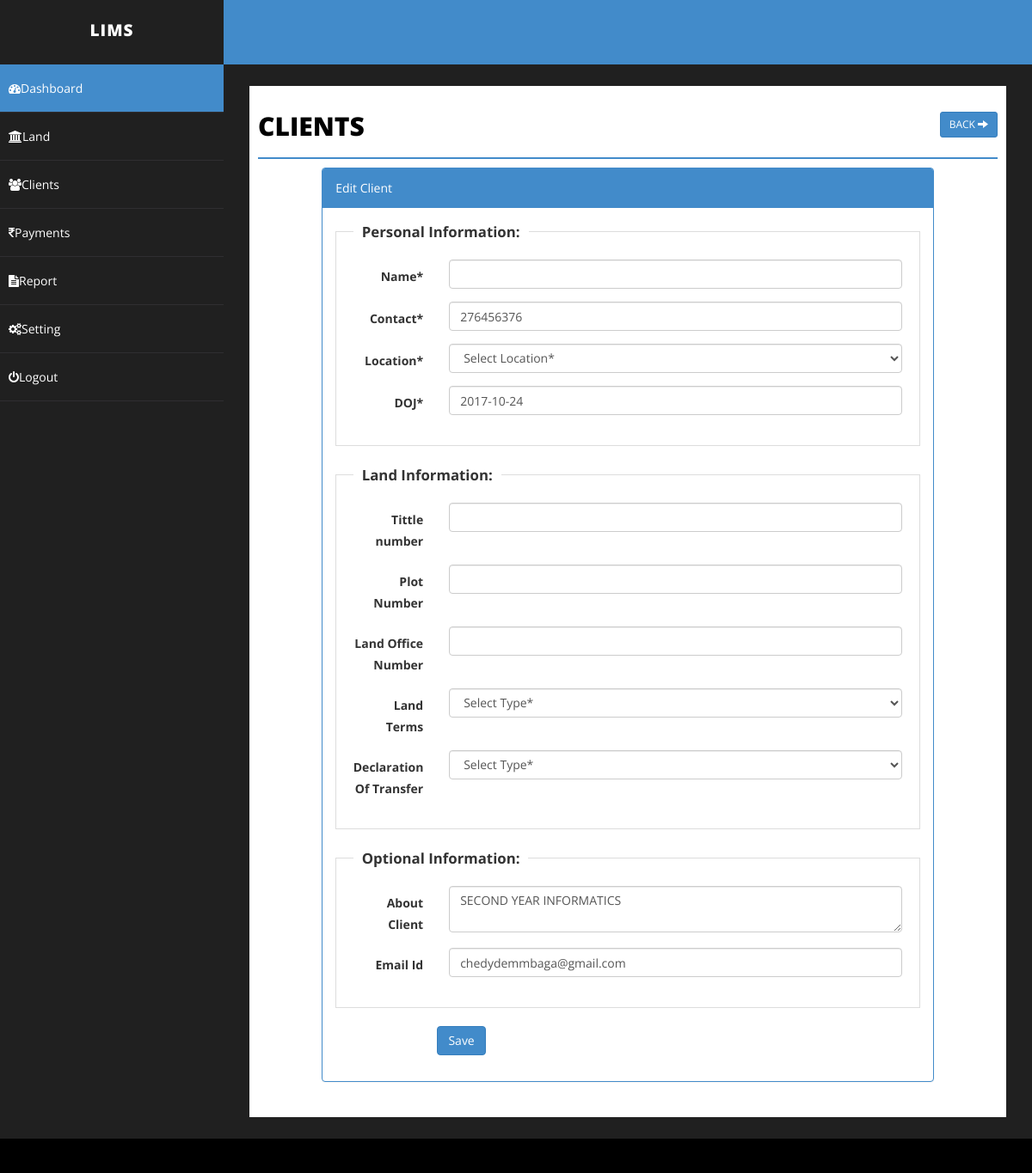
Page /clients.php?action=edit&id=1 (signed in) on the committed database.
### tables this page shows
CREATE TABLE IF NOT EXISTS `clients` (
  `id` int(255) NOT NULL AUTO_INCREMENT,
  `emailid` varchar(255) NOT NULL,
  `cname` varchar(255) NOT NULL,
  `joindate` datetime NOT NULL,
  `about` text NOT NULL,
  `dot` varchar(255) NOT NULL,
  `contact` varchar(255) NOT NULL,
  `tittle_no` int(255) NOT NULL,
  `location` varchar(255) NOT NULL,
  `plot_no` int(255) NOT NULL,
  `delete_status` enum('0','1') NOT NULL DEFAULT '0',
  PRIMARY KEY (`id`)
);

### clients.php (the view, shortened to what this page needs)
<?php
include("php/dbconnect.php");
$emailid='';
$sname='';
$joindate = '';
$contact='';
$balance = '';
$land_terms = '';
$office_number = '';
$fees='';
$about = '';
$dot='';
$action = "add";
if(isset($_GET['action']) && $_GET['action']=="edit" ){
$id = isset($_GET['id'])?mysqli_real_escape_string($conn,$_GET['id']):'';
$sqlEdit = $conn->query("SELECT * FROM clients WHERE id='".$id."'");
if($sqlEdit->num_rows)
{
$rowsEdit = $sqlEdit->fetch_array();
extract($rowsEdit);
$action = "update";
}else
{
$_GET['action']="";
}
}
?>
<!DOCTYPE html>
<html xmlns="http://www.w3.org/1999/xhtml">
<head>
    <link href="css/bootstrap.css" rel="stylesheet" />
    <link href="css/font-awesome.css" rel="stylesheet" />
    <link href="css/basic.css" rel="stylesheet" />
    <link href="css/custom.css" rel="stylesheet" />
	<link href="css/ui.css" rel="stylesheet" />
	<link href="css/datepicker.css" rel="stylesheet" />
</head>
<?php
include("php/header.php");
?>
        <div id="page-wrapper">
            <div id="page-inner">
                <div class="row">
                    <div class="col-md-12">
                        <h1 class="page-head-line">Clients
						<?php
						echo (isset($_GET['action']) && @$_GET['action']=="add" || @$_GET['action']=="edit")?
						' <a href="clients.php" class="btn btn-primary btn-sm pull-right">Back <i class="glyphicon glyphicon-arrow-right"></i></a>':'<a href="clients.php?action=add" class="btn btn-primary btn-sm pull-right"><i class="glyphicon glyphicon-plus"></i> Add </a>';
						?>
						</h1>
                    </div>
                </div>
        <?php
		 if(isset($_GET['action']) && @$_GET['action']=="add" || @$_GET['action']=="edit")
		 {
		?>
                <div class="row">
                    <div class="col-sm-10 col-sm-offset-1">
               <div class="panel panel-primary">
                        <div class="panel-heading">
                           <?php echo ($action=="add")? "Add Client": "Edit Client"; ?>
                        </div>
						<form action="clients.php" method="post" id="signupForm1" class="form-horizontal">
                        <div class="panel-body">
						<fieldset class="scheduler-border" >
						 <legend  class="scheduler-border">Personal Information:</legend>
						<div class="form-group">
								<label class="col-sm-2 control-label" for="Old">Name* </label>
								<div class="col-sm-10">
									<input type="text" class="form-control" id="sname" name="sname" value="<?php echo $sname;?>"  />
								</div>
							</div>
						<div class="form-group">
								<label class="col-sm-2 control-label" for="Old">Contact* </label>
								<div class="col-sm-10">
									<input type="text" class="form-control" id="contact" name="contact" value="<?php echo $contact;?>" maxlength="14" />
								</div>
							</div>
						<div class="form-group">
								<label class="col-sm-2 control-label" for="Old">Location* </label>
								<div class="col-sm-10">
									<select  class="form-control" id="location" name="location" >
									<option value="" >Select Location*</option>
									</select>
								</div>
						</div>
						<div class="form-group">
								<label class="col-sm-2 control-label" for="Old">DOJ* </label>
								<div class="col-sm-10">
									<input type="text" class="form-control" id="joindate" name="joindate" value="<?php echo  ($joindate!='')?date("Y-m-d", strtotime($joindate)):'';?>" style="background-color: #fff;" readonly />
								</div>
							</div>
						 </fieldset>
							<fieldset class="scheduler-border" >
						 <legend  class="scheduler-border">Land Information:</legend>
						<div class="form-group">
								<label class="col-sm-2 control-label" for="Old">Tittle number </label>
								<div class="col-sm-10">
									<input type="text" class="form-control" id="fees" name="fees" value="<?php echo $fees;?>" <?php echo ($action=="update")?"enabled":""; ?>  />
								</div>
						</div>
						<div class="form-group">
								<label class="col-sm-2 control-label" for="Old">Plot Number </label>
								<div class="col-sm-10">
									<input type="text" class="form-control"  id="balance" name="balance"value="<?php echo $balance;?>" <?php echo ($action=="update")?"enabled":""; ?>  />
								</div>
						</div>
                        <div class="form-group">
								<label class="col-sm-2 control-label" for="Password">Land Office Number</label>
								<div class="col-sm-10">
	                        <input type="text" class="form-control" id="office_number" name="office_number"value= "<?php echo $office_number;?>" <?php echo ($action=="update")?"enabled":""; ?>  />
								</div>
							</div>
						<div class="form-group">
								<label class="col-sm-2 control-label" for="Password"> Land Terms </label>
								<div class="col-sm-10">
                                    <select  class="form-control" id="land_terms" name="land_terms" value="<?php echo $land_terms;?>" <?php echo ($action=="update")?"enabled":""; ?>  />
									<option value="">Select Type*</option>
								</div>
							</div>
					  <div class="form-group">
								<label class="col-sm-2 control-label" for="Password"> Declaration Of Transfer</label>
								<div class="col-sm-10">
                                    <select  class="form-control" id="dot" name="dot" value="<?php echo $dot;?>" <?php echo($action=="update")?"enabled":""; ?>  />
									<option value="">Select Type*</option>
								</div>
							</div>
							</fieldset>
							 <fieldset class="scheduler-border" >
						 <legend  class="scheduler-border">Optional Information:</legend>
							<div class="form-group">
								<label class="col-sm-2 control-label" for="Password">About Client </label>
								<div class="col-sm-10">
	                        <textarea class="form-control" id="about" name="about"><?php echo $about;?></textarea >
								</div>
							</div>
							<div class="form-group">
								<label class="col-sm-2 control-label" for="Old">Email Id </label>
								<div class="col-sm-10">
									<input type="text" class="form-control" id="emailid" name="emailid" value="<?php echo $emailid;?>"  />
								</div>
						    </div>
							</fieldset>
						<div class="form-group">
								<div class="col-sm-8 col-sm-offset-2">
									<button type="submit" name="save" class="btn btn-primary">Save </button>
								</div>
							</div>
                         </div>
							</form>
                        </div>
                            </div>
                </div>
		<?php
		}
		?>
            </div>
        </div>
    </div>
    <div id="footer-sec">
    </div>
</body>
</html>

### css/basic.css (style rules this page uses)
body { font-family: 'Open Sans', sans-serif; line-height:25px; }
#page-wrapper { padding: 15px 15px; min-height: 600px; background: #202020; }
#page-inner { width: 100%; margin: 10px 20px 10px 0px; background-color: #fff!important; padding: 10px; min-height: 1200px; }
.page-head-line { font-size: 30px; text-transform: uppercase; color: #000; font-weight: 800; padding-bottom: 20px; border-bottom: 2px solid #428bca; margin-bottom: 10px; }
#footer-sec { background-color:#000; padding:20px 50px; color:#fff; font-size:12px; }
@media (min-width:768px) { #page-wrapper { margin: 0 0 0 260px; padding: 15px 30px; min-height: 1200px; } }

### css/custom.css (style rules this page uses)
fieldset.scheduler-border { border: 1px groove #ddd !important; padding: 0 1.4em 1.4em 1.4em !important; margin: 0 0 1.5em 0 !important; -webkit-box-shadow: 0px 0px 0px 0px #000 ; box-shadow: 0px 0px 0px 0px #000 ; }
legend.scheduler-border { font-size: 1.2em !important; font-weight: bold !important; text-align: left !important; width:auto; padding:0 10px; border-bottom:none; }

### rows in the picture
clients: contact "276456376", joindate "2017-10-24", about "SECOND YEAR INFORMATICS", emailid "chedydemmbaga@gmail.com"
